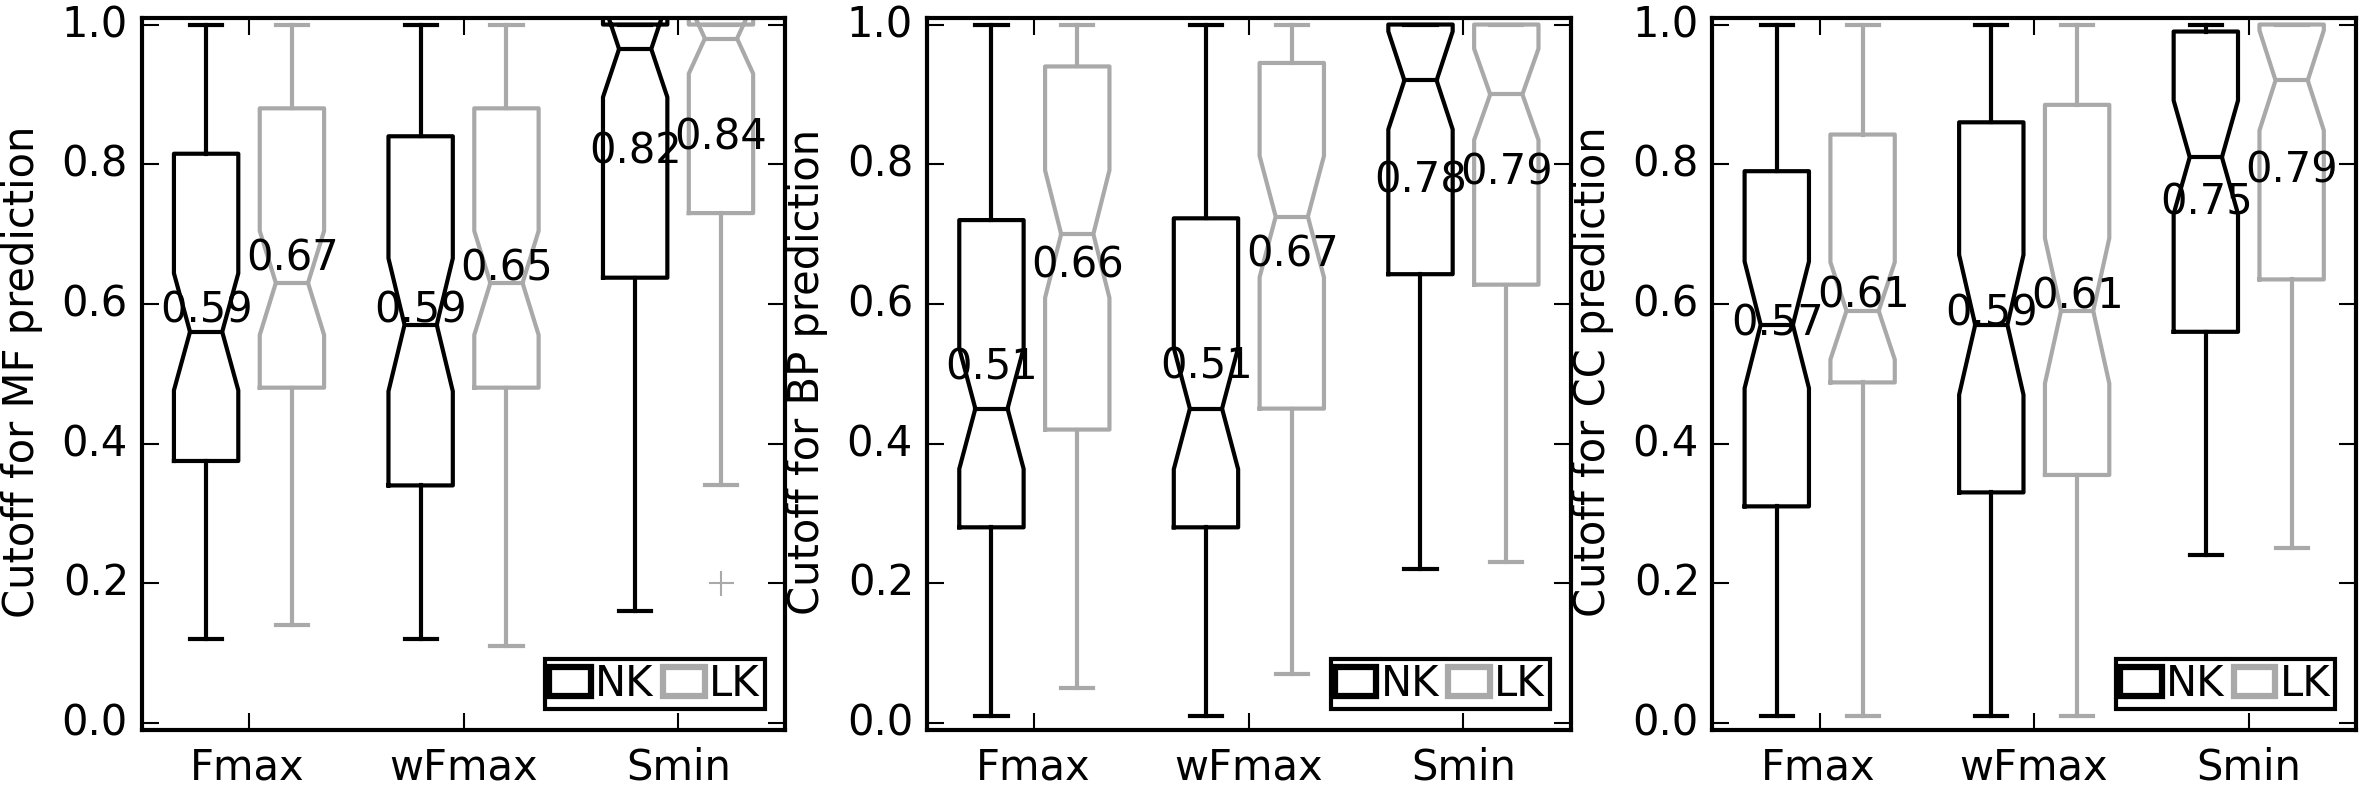

This figure's Python source:
#!/usr/bin/env python
import sys, os
import matplotlib
matplotlib.use("agg")
from matplotlib import pyplot as plt
import numpy as np

metric_list=["Fmax","wFmax","Smin"]
aspect_list=["MF","BP","CC"]
color_list=["black","darkgrey","lightgrey"]
curdir=os.path.dirname(os.path.abspath(__file__))
plt.figure(figsize=(7.87,2.63))
fontsize=10
width=0.4
for a,aspect in enumerate(aspect_list):
    plt.subplot(1,3,a+1)
    for t,knowledge in enumerate(["NK","LK"]):
        data_dict=dict()
        for m,metric in enumerate(metric_list):
            data_dict[metric]=[]
            filename="%s/supplementary_data/cafa3/sheets/%s_all_type%d_mode1_all_%s_sheet.csv"%(
                curdir,aspect.lower()+'o',t+1,metric.lower())
            fp=open(filename,'r')
            for line in fp.read().splitlines()[1:]:
                items=line.split(',')
                Coverage=float(items[1])
                Threshold=float(items[3])
                if Coverage>=0.9:
                    data_dict[metric].append(Threshold)
            fp.close()
            data_dict[metric]=np.array(data_dict[metric])
            mean=data_dict[metric].mean()
            print(os.path.basename(filename),len(data_dict[metric]),mean)
            plt.text(m+width*(t-0.5),mean,"%.2f"%mean,va='center',ha='center',fontsize=fontsize)
        color=color_list[t]
        plt.boxplot([data_dict[metric] for metric in metric_list],
            notch=True,positions=np.arange(len(metric_list))+width*(t-0.5),
            boxprops=dict(color=color),
            capprops=dict(color=color), 
            whiskerprops=dict(color=color,linestyle='-'),
            flierprops=dict(color=color, markeredgecolor=color),
            medianprops=dict(color=color),
            )
        plt.bar(-2,-2,edgecolor=color,facecolor='white',label=knowledge,lw=1.5)
        print("Delta %s = %.2f"%(aspect,data_dict['Smin'].mean()-data_dict['wFmax'].mean()))
    plt.ylabel("Cutoff for %s prediction"%aspect,fontsize=fontsize)
    plt.xticks(range(len(metric_list)),metric_list,fontsize=fontsize)
    plt.yticks(fontsize=fontsize)
    if True:#a==0:
        plt.legend(loc="lower right",fontsize=fontsize,ncol=len(metric_list),
            borderpad=0.1, handlelength=1, handletextpad=0.2, #borderaxespad=0.1,
            columnspacing=0.2)
    plt.axis([-0.5,len(metric_list)-0.5,-0.01,1.01])

plt.tight_layout(pad=0.1,h_pad=0.1,w_pad=0.1)
plt.savefig("check_cutoff.png",dpi=300)
